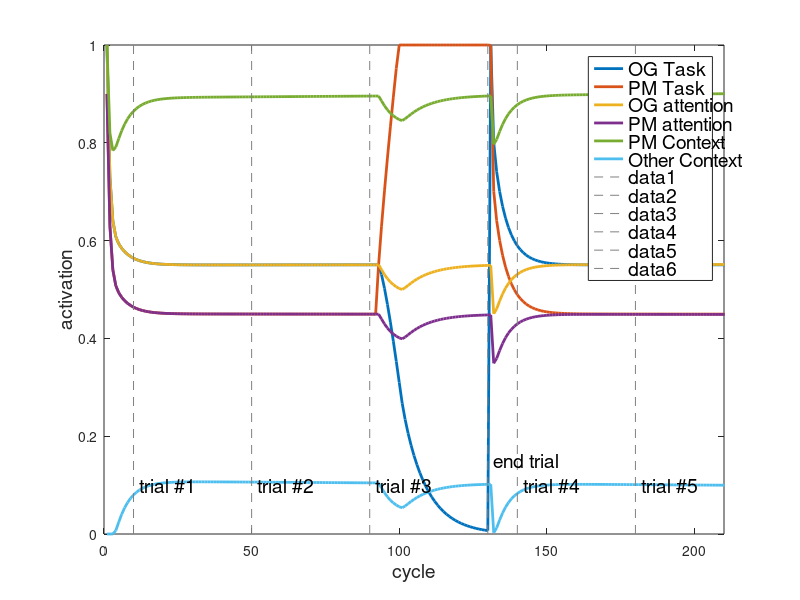

Recreate this plot in MATLAB.
%init_a = [1 0.35 1 0.3    1 0 0]; % focal, low emph
%init_a = [1 0.6  1 0.6    1 0 0]; % focal, high emph
%init_a = [1 0.8  1 0.8    1 0 0]; % nonfocal, low emph
init_a = [1 0.9  1 0.9    1 0 0]; % nonfocal, high emph




x = [-1:0.2:5];
x = 1;
cycs = 250;

%{
I = 0;
li = -2; % lateral inhibition
se = -2; % self-excitation
ve = 0; % vertical excitation
ci = 0; % cross-inhibition
step = 0.2;
%}

I = 4;
li = -2; % lateral inhibition
se = -2 + 0.001; % self-excitation
ve = -1; % vertical excitation
ci = -1; % cross-inhibition
step = 0.1;

%{
W = [
    se li ve ci 0;
    li se ci ve 0;
    ve ci se li 0;
    ci ve li se 0;
    0 0 0 0 0;
    ];
b_high = [I I I I 0];
b_low = b_high / 10;
b = b_high;
init_a = [0.99 0.6 0.99 0.9 0];
%}


W = [
    se li ve ci ci ci 0;
    li se ci ve ci ci 0;
    ve ci se li ve ci 0;
    ci ve li se ci ve 0;
    ci ci ve ci se li 0;
    ci ci ci ve li se 0;
    0  0  0  0  0  0  0;
    ];
b_high = [I I I I I I 0];
b_low = b_high / 10;
b = b_high;

z = zeros(size(x, 2));

for i = 1:size(x, 2)
    for j = 1:size(x, 2)
        a1 = x(i);
        a2 = x(j);
 
        a = [a1 a2 a1 a2];
        if size(x, 2) == 1
            a = init_a;
        end
        net = [0 0 0 0];
        avg = [0 0 0 0];
        act = zeros(cycs+1, size(W, 1));
                                                %act(1,:) = 1 ./ (1 + exp(-a));
                                                act(1,:) = a;
        for cyc = 1:cycs
            net = a * W + b;
            
            %net = net + normrnd(0, 0.01, size(net)); % noise
            
            if cyc > 90 && cyc < 130
                b(2) = 5;
            else
                if cyc == 130 || cyc == 131
                    a(1:2) = init_a(1:2);
                end
                b(2) = I;
            end
            
            
            %b = b - b * 0.00001;
            
            %{
            if cyc > 50 && cyc < 70
                b = b_low;
            else
                b = b_high;
            end
            %}

            
            %if cyc > 20 && cyc < 40
            %    b(5) = 15;
            %else
            %    b(5) = I;
            %end
            
                                                da = net;
                                                %da = -a + quadsquare(b + a * W);
            a = a + step * da;
            a = min(a, 1);
            a = max(a, 0);
                                                %act(cyc+1,:) = 1 ./ (1 + exp(-a));
                                                act(cyc+1,:) = a;
        end
        z(i, j) = norm(act(end,:) - act(1,:));
        
        if size(x, 2) == 1
            figure;
            
            plot(act(:,1:6), 'LineWidth', 2);
            ylim([0 1]);
            xlim([0 210]);
            legend('OG Task', 'PM Task', 'OG attention', 'PM attention', 'PM Context', 'Other Context', 'Load');
            ylabel('activation');
            xlabel('cycle');
            line([10 10],ylim, 'LineStyle', '--', 'Color',[0.5 0.5 0.5]);
            line([50 50],ylim, 'LineStyle', '--', 'Color',[0.5 0.5 0.5]);
            line([90 90],ylim, 'LineStyle', '--', 'Color',[0.5 0.5 0.5]);
            
            line([130 130],ylim, 'LineStyle', '--', 'Color',[0.5 0.5 0.5]);
            line([140 140],ylim, 'LineStyle', '--', 'Color',[0.5 0.5 0.5]);
            line([180 180],ylim, 'LineStyle', '--', 'Color',[0.5 0.5 0.5]);
            
            text(12, 0.1, 'trial #1');
            text(52, 0.1, 'trial #2');
            
            text(92, 0.1, 'trial #3');
            text(132, 0.15, 'end trial');            
            text(142, 0.1, 'trial #4');
            text(182, 0.1, 'trial #5');
            
            %title('Ongoing Trials, 5 WM units');            
            %title('Task Switch, 5 WM units');
            
            figureHandle = gcf;
            set(findall(figureHandle,'type','text'),'fontSize',14);
        end
    end
end

if size(x, 2) > 1
    figure;
    surf(x, x, z);
end